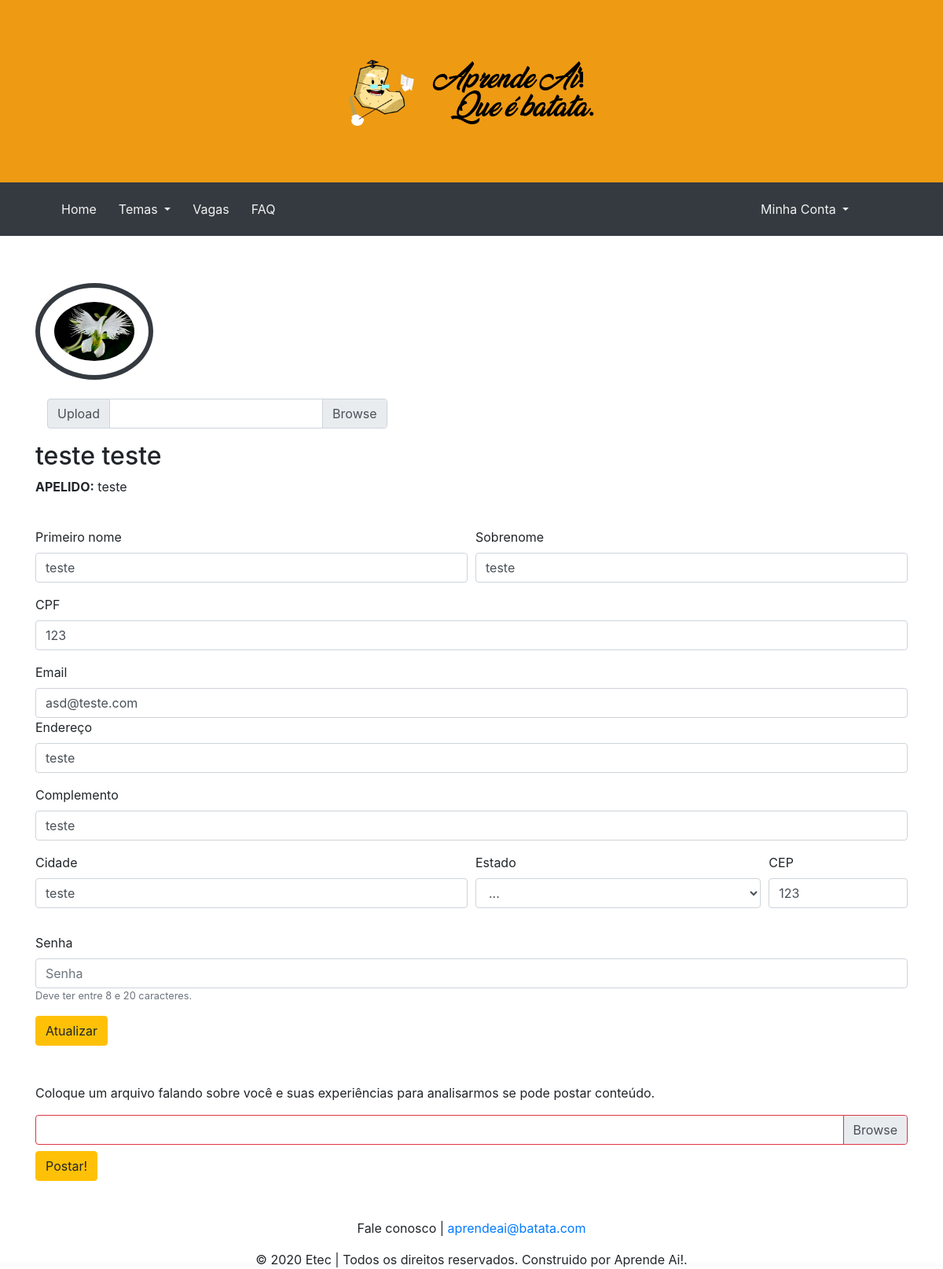
Before: /?page=minha_conta (signed in) with the older database file.
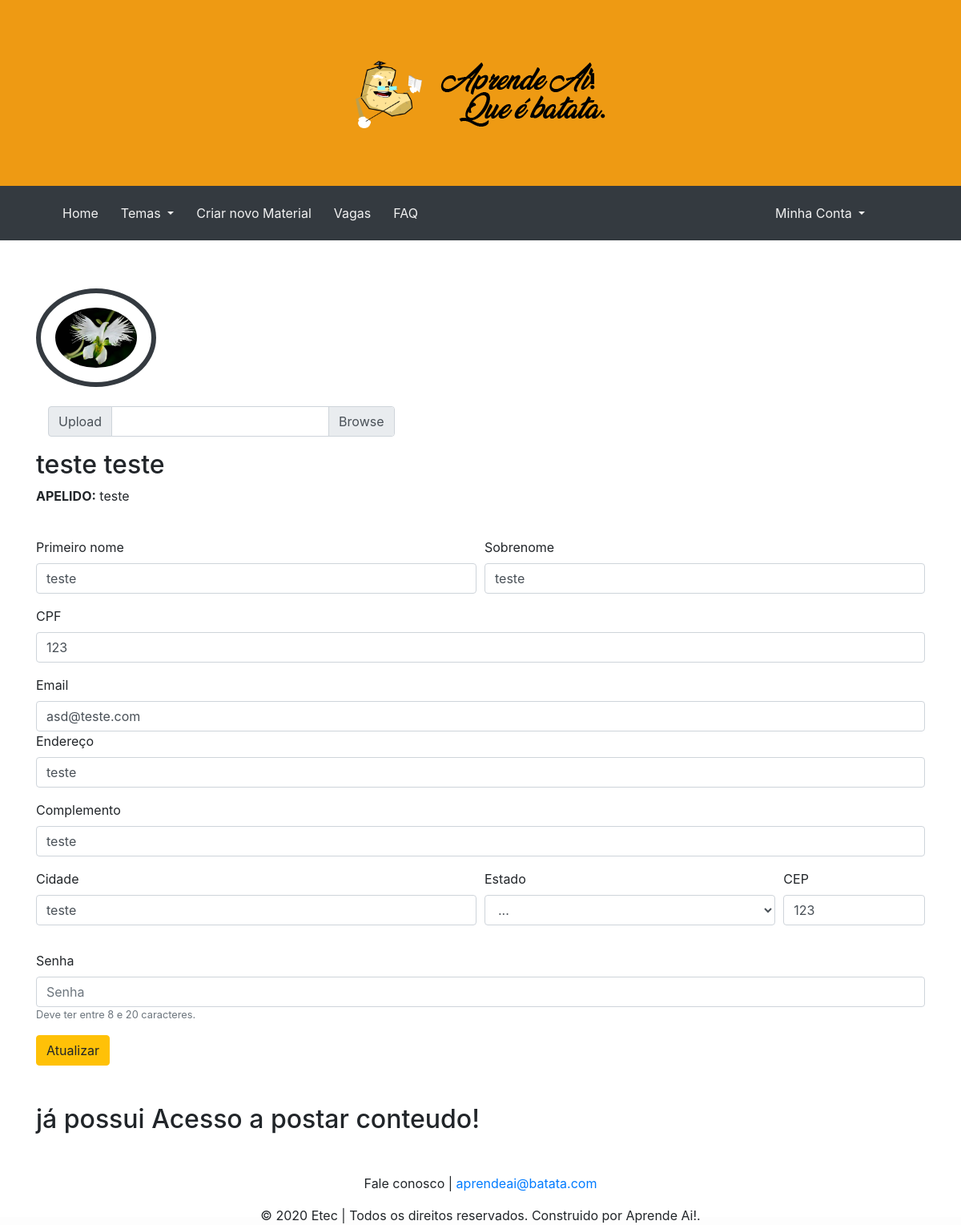
After: the same page with the newer database file.
### tables this page shows
CREATE TABLE `tb_usuario` (
  `id_usuario` int(11) NOT NULL,
  `nome_usuario` varchar(30) NOT NULL,
  `sobrenome_usuario` varchar(30) NOT NULL,
  `apelido_usuario` varchar(20) NOT NULL,
  `email_usuario` varchar(50) NOT NULL,
  `senha_usuario` varchar(30) NOT NULL,
  `cpf` varchar(18) DEFAULT NULL,
  `cnpj` varchar(18) DEFAULT NULL,
  `endereco` varchar(50) DEFAULT NULL,
  `complemento` varchar(30) DEFAULT NULL,
  `cidade` varchar(30) DEFAULT NULL,
  `estado` varchar(30) DEFAULT NULL,
  `cep` varchar(10) NOT NULL,
  `tipo_usuario` int(11) NOT NULL,
  `permissao_conteudo` int(11) NOT NULL,
  `img_usuario` varchar(900) DEFAULT NULL,
  `st_ativo` char(1) NOT NULL,
  `Arquivo_permissao` varchar(590) DEFAULT NULL
);

### controllers/urls.php (called while the page is built, shortened)
<?php
    class Urls{
        public function MinhaConta(){
            require 'controllers/controllerMinhaConta.php';
            $pages = new Pages;
            $pages->MinhaConta();
        }
    }
?>

### models/modelMinhaConta.php (called while the page is built, shortened)
<?php
    class MinhaConta{
        function TrazDados(){
            $conect = new Conexao;
            $con = $conect->Conecta();
            $id = $_SESSION['usuario_logado'];
            $comando = "SELECT * from tb_usuario where id_usuario = $id";
            $executeQuery = mysqli_query($con,$comando);
            while($dados = mysqli_fetch_assoc($executeQuery)){
                $img = $dados['img_usuario'];
                $nome = $dados['nome_usuario'];
                $sobrenome = $dados['sobrenome_usuario'];
                $apelido = $dados['apelido_usuario'];
                $email = $dados['email_usuario'];
                $cpf = $dados['cpf'];
                $cnpj = $dados['cnpj'];
                $endereco = $dados['endereco'];
                $complemento = $dados['complemento'];
                $cidade = $dados['cidade'];
                $estado = $dados['estado'];
                $cep = $dados['cep'];
                $tp_usuario = $dados['tipo_usuario'];
            }
            return array(
                "img" => $img,
                "nome" => $nome,
                "sobrenome" => $sobrenome,
                "apelido" => $apelido,
                "email" => $email,
                "cpf" => $cpf,
                "cnpj" => $cnpj,
                "endereco" => $endereco,
                "complemento" => $complemento,
                "cidade" => $cidade,
                "estado" => $estado,
                "cep" => $cep,
                "tp_usuario" => $tp_usuario
            );
        }
        function verificaPermissao(){
              $conect = new Conexao;
              $con = $conect->Conecta();
              $id = $_SESSION['usuario_logado'];
              $comando = "SELECT * from tb_usuario where id_usuario = $id";
              $executeQuery = mysqli_query($con,$comando);
              $dados = mysqli_fetch_assoc($executeQuery);
              if ($dados['Arquivo_permissao'] == "" && $dados['permissao_conteudo'] == 0){
                return 1;
              }
              else if ($dados['Arquivo_permissao'] != "" && $dados['permissao_conteudo'] == 0) {
                return 2;
              }
              else {
                return 3;
              }
            }
  }
?>

### views/minha_conta.php (the view, shortened to what this page needs)
<div class="container">
    <link rel="stylesheet" href="./css/minha_conta.css">
<form method="post" enctype="multipart/form-data">
<div>
    <img class="perfil-avatar" src="./views/img/img_usuarios/<?php echo $img;?>" >
<br><br>
    <div class="input-group col-5 mb-3">
      <div class="input-group-prepend">
        <span class="input-group-text" id="inputGroupFileAddon01"  alt="Escolha sua foto de perfil" title="Escolha sua foto de perfil">Upload</span>
      </div>
      <div class="custom-file">
          <label class="custom-file-label" for="inputGroupFile01"></label>
      </div>
    </div>
</div>
    <h2 class="nome-perfil"><?php echo "$nome $sobrenome"; ?></h2>
    <p><b>APELIDO:</b><span name="apelido"><?php echo " $apelido"; ?></span></p>
  <br>
    <div class="formulario">
      <div class="form-row">
        <div class="form-group col-md-6">
          <label for="validationDefault01">Primeiro nome</label>
          <input type="text" class="form-control" id="validationDefault01" placeholder="Nome" value="<?php echo "$nome"; ?>" name="nome" required>
        </div>
        <div class="form-group col-md-6">
          <label for="validationDefault02">Sobrenome</label>
          <input type="text" class="form-control" id="validationDefault02" placeholder="Sobrenome" value="<?php echo "$sobrenome"; ?>" name="sobrenome" required>
        </div>
        <div class="form-group col-md-12">
          <label for="inputPassword4">CPF</label>
          <input type="text" class="form-control" id="inputPassword4" placeholder="CPF (Somente números)" name="cpf" value="<?php echo "$cpf"; ?>">
        </div>
      </div>
      <div class="form-row">
        <div class="form-group col-md-12">
          <label for="inputEmail4">Email</label>
          <input type="email" class="form-control" id="inputEmail4" placeholder="Email" name="email" value="<?php echo "$email"; ?>">
      <div class="form-group">
        <label for="inputAddress">Endereço</label>
        <input type="text" class="form-control" id="inputAddress" placeholder="Rua dos Bobos, nº 0" name="endereco" value="<?php echo "$endereco"; ?>">
      </div>
      <div class="form-group">
        <label for="inputAddress2">Complemento</label>
        <input type="text" class="form-control" id="inputAddress2" placeholder="Apartamento, hotel, casa, etc." name="complemento" value="<?php echo "$complemento"; ?>">
      </div>
      <div class="form-row">
        <div class="form-group col-md-6">
          <label for="inputCity">Cidade</label>
          <input type="text" class="form-control" id="inputCity" placeholder="Guarulhos" name="cidade" value="<?php echo "$cidade"; ?>">
        </div>
        <div class="form-group col-md-4">
          <label for="inputEstado">Estado</label>
          <select id="inputEstado" class="form-control" name="estado" >
              <option value=""
              <?php echo $estado =='...'?'selected':'';?>
              >...</option>
          </select>
        </div>
        <div class="form-group col-md-2">
          <label for="inputCEP">CEP</label>
          <input type="text" class="form-control" id="inputCEP" placeholder="00000-000" name="cep" value="<?php echo "$cep"; ?>">
        </div>
      </div>
      </div>
        <div class="form-group col-md-12">
          <label for="inputPassword4">Senha</label>
          <input type="password" class="form-control" id="inputPassword4" name="senha" placeholder="Senha">
          <small id="passwordHelpInline" class="text-muted">Deve ter entre 8 e 20 caracteres.</small>
        </div>
    </div>
      </div>
      <button type="submit" class="btn btn-warning" name="btn_enviar">Atualizar</button>
</form>
<br><br>
<?php
$minhaConta = new MinhaConta;
  switch ($minhaConta->verificaPermissao()) {
    case 1: $minhaConta->RequisitarPermissao();
      ?>
      <form method="post" class="was-validated" enctype="multipart/form-data">
        <p>Coloque um arquivo falando sobre você e suas experiências para analisarmos se pode postar conteúdo.</p>
        <div class="custom-file">
          <label class="custom-file-label" for="validatedCustomFile"></label>
        </div>
          <button type="submit" name="btn_Postar" class="btn btn-warning mt-2">Postar!</button>
        </form>
<?php
    break;
      ?>
<?php
    default:
      ?>
        <h2 class="nome-perfil">já possui Acesso a postar conteudo!</h2>
<?php
  }
       ?>
</div>

### index.php (shortened to what this page needs)
<head>
</head>
<?php
    require 'controllers/urls.php';
    $pages = new Urls;
    if(isset($_GET['page'])){
        switch($_GET['page']){
            case 'minha_conta': $pages->MinhaConta();
            break;
        }
    }else{
        $pages->Home();
    }
?>

### views/header_logado.php (shortened to what this page needs)
<!DOCTYPE html>
<html lang="pt-br">
<head>
  <link rel="stylesheet" href="css/styles_geral.css">
 <link rel="stylesheet" href="css/styles_header.css">
 <link rel="stylesheet" href="css/bootstrap.css">
 <link rel="stylesheet" href="https://use.fontawesome.com/releases/v5.13.1/css/all.css">
</head>
<body>
<div class="py-5"><center>
    <img src="./views/img/menu-sticky.png" alt="Menu Sticky Aprende Ai!" id="img_menu_sticky">
</center></div>
<nav id="navbar" class="navbar navbar-expand-lg navbar-light bg-light"  style="z-index: 4;">
  <div class="collapse navbar-collapse ml-5"  id="navbarSupportedContent">
    <ul class="navbar-nav mr-auto">
      <li class="nav-item active">
        <a class="nav-link" href="?page=Cursos">Home</a>
      </li>
      <li class="nav-item dropdown">
        <a class="nav-link dropdown-toggle" href="#" id="navbarDropdown" role="button" data-toggle="dropdown" aria-haspopup="true" aria-expanded="false">
          Temas
        </a>
          <?php
          require './utils/FunHeader.php';
          $Functions = new FunHeader;
           ?>
      </li>
      <?php
          $exibeCricaoConteudo = $Functions->ExibePostarConteudo();
       ?>
       <li class="nav-item">
         <a class="nav-link" href="?page=vagas">Vagas</a>
       </li>
      <li class="nav-item">
        <a class="nav-link" href="?page=forum">FAQ</a>
      </li>
    </ul>
    <ul class="navbar-nav" style="margin-left: 1%; margin-right: 8%;">
      <li class="nav-item dropdown">
        <a class="nav-link dropdown-toggle" href="#" id="navbarDropdown" role="button" data-toggle="dropdown" aria-haspopup="true" aria-expanded="false">
          Minha Conta
        </a>
      </li>
    </ul>
  </div>
</nav>

### controllers/controllerMinhaConta.php (shortened to what this page needs)
<?php
    class Pages{
        public function Minhaconta(){
            require 'views/header_logado.php';
            require './models/modelMinhaConta.php';
            $mconta = new MinhaConta;
            $dados = $mconta->TrazDados();
            $img = $dados['img'];
            $nome = $dados['nome'];
            $sobrenome = $dados['sobrenome'];
            $apelido = $dados['apelido'];
            $email = $dados['email'];
            $cpf = $dados['cpf'];
            $endereco = $dados['endereco'];
            $complemento = $dados['complemento'];
            $cidade = $dados['cidade'];
            $estado = $dados['estado'];
            $cep = $dados['cep'];
            $tp_usuario = $dados['tp_usuario'];
            if((int)$tp_usuario == 1)
            {
                require 'views/minha_conta.php';
            }
            require 'views/footer.php';
        }
    }
?>

### views/footer.php (shortened to what this page needs)
<footer class="mt-5">
	<div class="principal">
		<p>Fale conosco | <a href="mailto: aprendeai@batata.com">aprendeai@batata.com</a> </p>
		<p>© 2020 Etec | Todos os direitos reservados. Construido por Aprende Ai!.</p>
	</div>
</footer>
</body>
</html>

### utils/FunHeader.php (shortened to what this page needs)
<?php
    class FunHeader{
      function ExibePostarConteudo(){
        $conect = new ConexaoHeader;
        $con = $conect->Conecta();
        $verificaAcesso = mysqli_query($con,"SELECT permissao_conteudo FROM tb_usuario WHERE id_usuario = ".$_SESSION['usuario_logado'].";");
        $dados = mysqli_fetch_assoc($verificaAcesso);
       if ($dados['permissao_conteudo'] == 1) {
        echo  "<li class='nav-item'>
            <a class='nav-link' href='?page=cadastro_material'>Criar novo Material</a>
          </li>";
        }
      }
    }
?>

### css/styles_geral.css (style rules this page uses)
* { margin:0; padding:0; }
html { display: block; }
html, body { height:100%; background-color: #fdfdfd; padding: 0 0 10px 0; }
body { margin: 0; font: 20px Arial, Helvetica, sans-serif; color: #000000; width:100%; scrollbar-face-color: red; }
.principal { text-align: center; margin: 0 auto; }
img { padding: 18px; }

### css/styles_header.css (style rules this page uses)
#navbarSupportedContent a { color: #fdfdfd; }

### css/minha_conta.css (style rules this page uses)
.perfil-avatar { width: 150px; border-radius: 50%; border: solid 6px #343a40; }

### views/header_logado.php (style rules this page uses)
#navbar { background-color: #333; }
#navbar a { float: left; display: block; color: #f2f2f2; text-align: center; padding: 14px; text-decoration: none; }
.py-5 { background:#ee9a13; }

Changed rows visible on the page:
changed tb_usuario "asd@teste.com": permissao_conteudo 0 → 1 (drawn); Arquivo_permissao empty → "1.pdf" (drawn)
Other visible differences:
text no longer shown: "Coloque um arquivo falando sobre você e suas experiências para analisarmos se pode postar conteúdo. Postar!"
text now shown: "Criar novo Material já possui Acesso a postar conteudo!"
